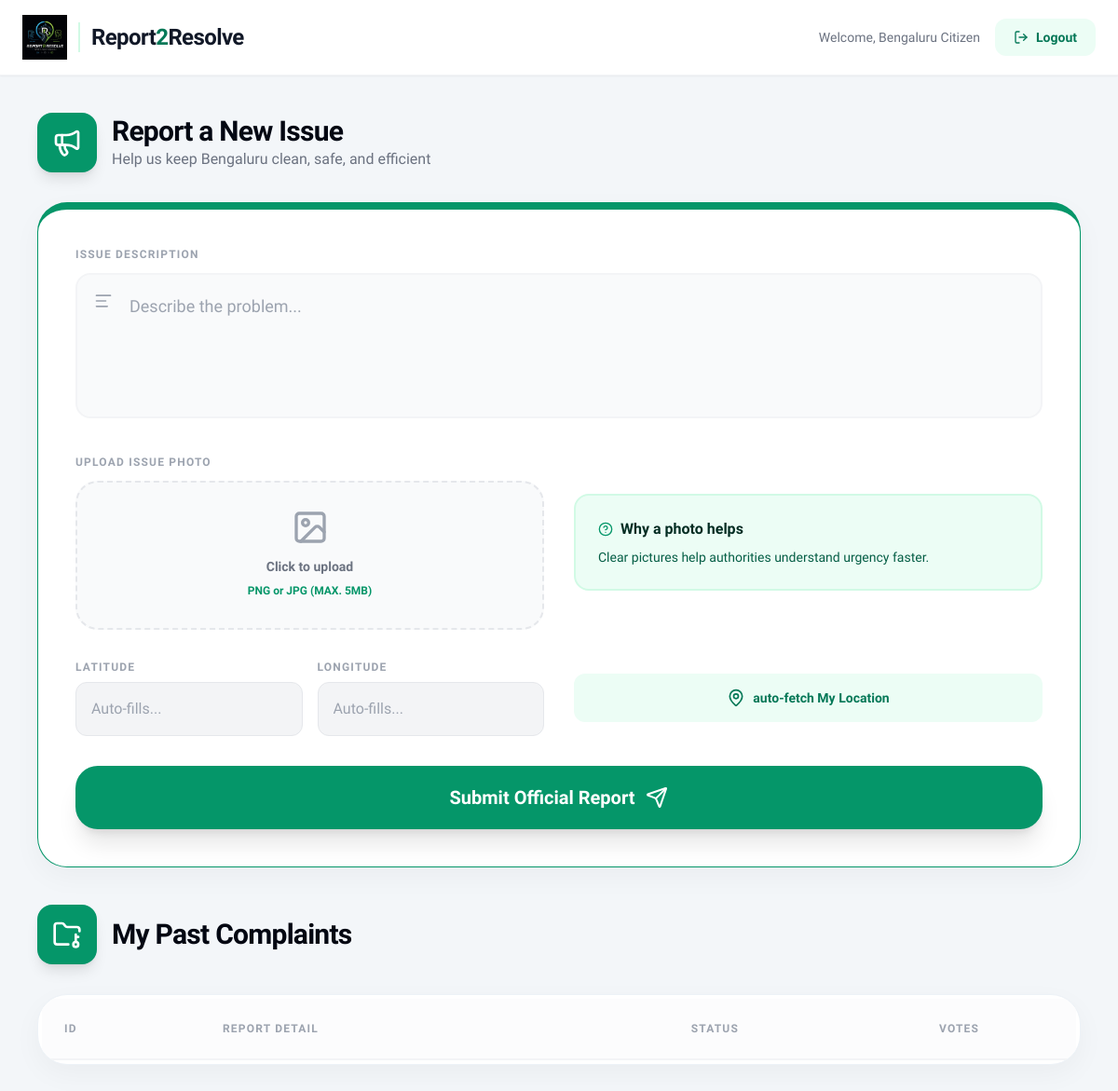
The app's page /citizen_dashboard, older data.
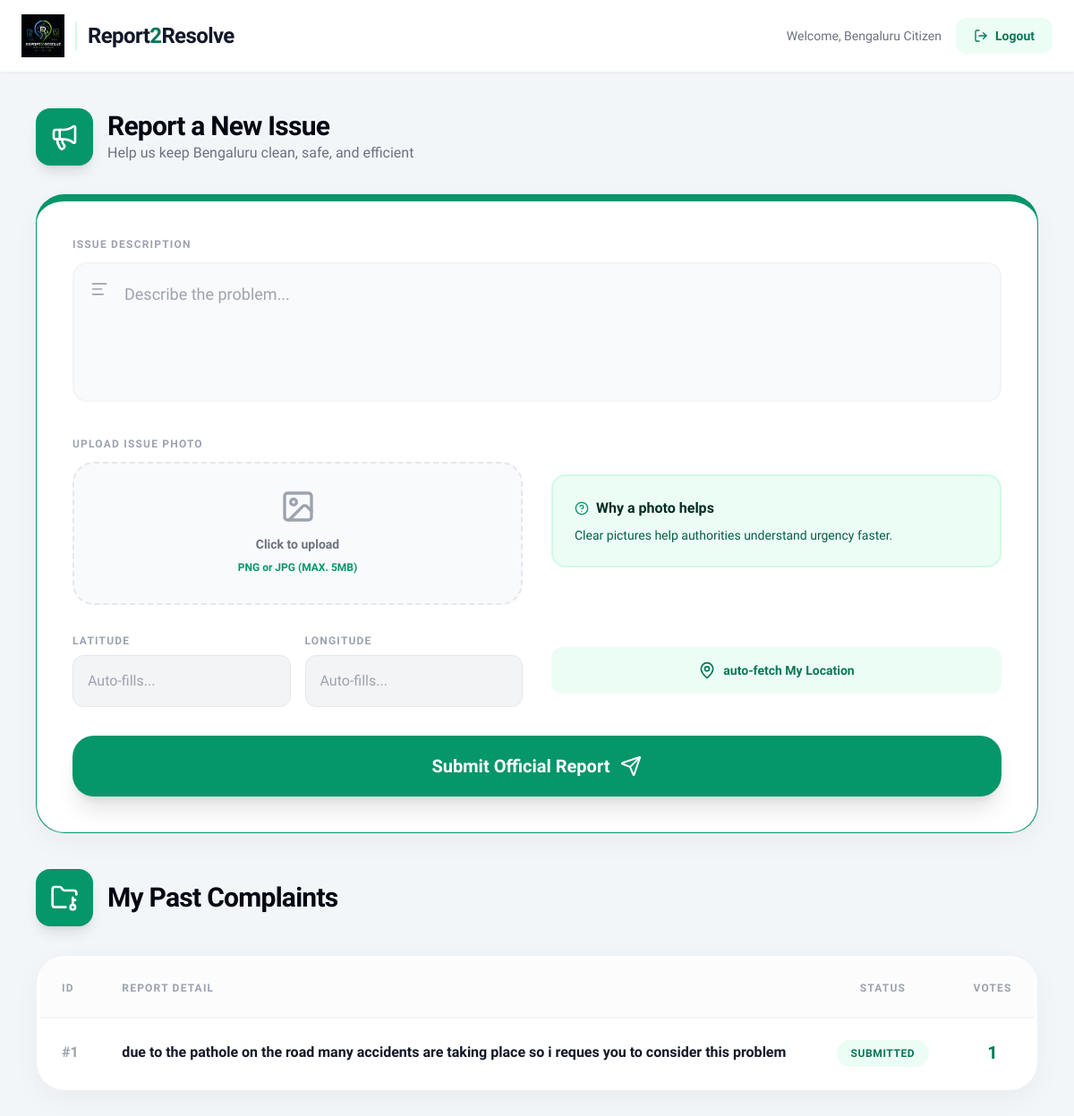
The same page, newer data.
### app.py (models this page shows)
class Complaint(db.Model):
    id = db.Column(db.Integer, primary_key=True)
    description = db.Column(db.String(500))
    dept = db.Column(db.String(100))
    status = db.Column(db.String(50), default='Submitted') # Matches your HTML logic
    lat = db.Column(db.Float)
    lng = db.Column(db.Float)
    img_before = db.Column(db.String(200), default='pothole_before.jpg')
    img_after = db.Column(db.String(200))
    vote_count = db.Column(db.Integer, default=1)

### app.py (the view)
@app.route('/citizen_dashboard')
def citizen_dashboard():
    items = Complaint.query.all()
    return render_template('citizen.html', complaints=items)

### templates/citizen.html (shortened to what the changed rows need)
<!DOCTYPE html>
<html lang="en">
<head>
    <script src="https://cdn.tailwindcss.com"></script>
</head>
<body class="min-h-screen">
    <nav class="bg-white border-b border-gray-100 shadow-sm sticky top-0 z-50">
        <div class="max-w-7xl mx-auto px-6 py-4 flex items-center justify-between">
            <div class="flex items-center gap-3">
                <h1 class="text-2xl font-extrabold text-gray-900 tracking-tight">Report<span class="text-emerald-700">2</span>Resolve</h1>
            </div>
        </div>
    </nav>
    <main class="max-w-7xl mx-auto p-6 md:p-10 space-y-10">
        <section>
            <div class="flex items-center gap-4 mb-8">
                <div>
                    <h2 class="text-3xl font-extrabold text-gray-950 tracking-tight">Report a New Issue</h2>
                </div>
            </div>
        </section>
        <section>
            <div class="flex items-center gap-4 mb-8">
                <h2 class="text-3xl font-extrabold text-gray-950 tracking-tight">My Past Complaints</h2>
            </div>
            <div class="gov-card p-1 overflow-hidden">
                <div class="overflow-x-auto">
                    <table class="responsive-table w-full text-left">
                        <thead class="current-thead border-b-2 border-gray-100 bg-gray-50/50">
                            <tr>
                                <th class="p-6 text-xs font-bold text-gray-400 uppercase tracking-widest">ID</th>
                                <th class="p-6 text-xs font-bold text-gray-400 uppercase tracking-widest">Report Detail</th>
                                <th class="p-6 text-xs font-bold text-gray-400 uppercase tracking-widest text-center">Status</th>
                                <th class="p-6 text-xs font-bold text-gray-400 uppercase tracking-widest text-center">Votes</th>
                            </tr>
                        </thead>
                        <tbody class="divide-y divide-gray-100">
                            {% for c in complaints %}
                            <tr class="current-tr hover:bg-gray-50">
                                <td data-label="ID" class="current-td p-6 font-bold text-gray-400">#{{ c.id }}</td>
                                <td data-label="Description" class="current-td p-6 font-semibold text-gray-900">{{ c.description }}</td>
                                <td data-label="Status" class="current-td p-6 text-center">
                                    <span class="text-xs font-bold bg-emerald-50 text-emerald-700 px-4 py-2 rounded-full uppercase tracking-wider">{{ c.status }}</span>
                                </td>
                                <td data-label="Votes" class="current-td p-6 text-center font-extrabold text-emerald-700 text-xl">{{ c.vote_count }}</td>
                            </tr>
                            {% endfor %}
                        </tbody>
                    </table>
                </div>
            </div>
        </section>
    </main>
</body>
</html>

Row changes from the older to the newer data that the page shows:
added Complaint: id "1", description "due to the pathole on the road many accidents are taking place so i reques you to consider this problem", status "SUBMITTED", vote_count "1"
